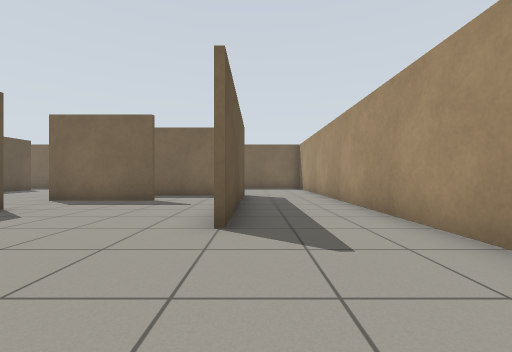
[1] (above)

12 first-person views from a walk through a Gazebo world. The camera is 0.72 m above the floor, looks level and sees 90° across. The floor is counted in squares, 1 m on a side. Each view is taken from the middle of a square. On the plan, view 1 faces up. The plan holds only what a view shows up to about 9 squares ahead; the rest is blank.

[2]
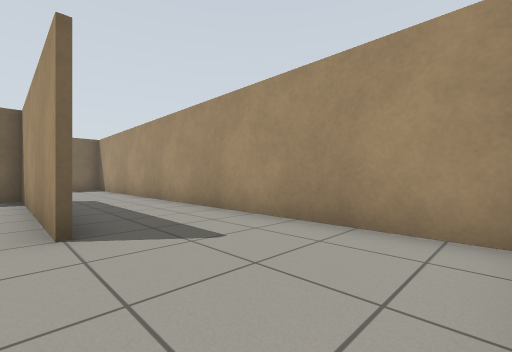

[3]
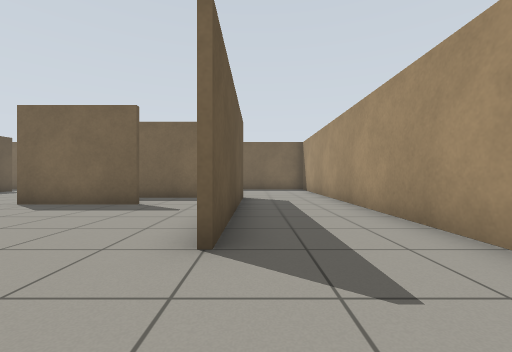

[4]
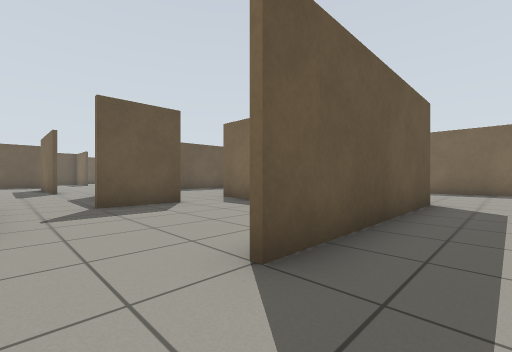

[5]
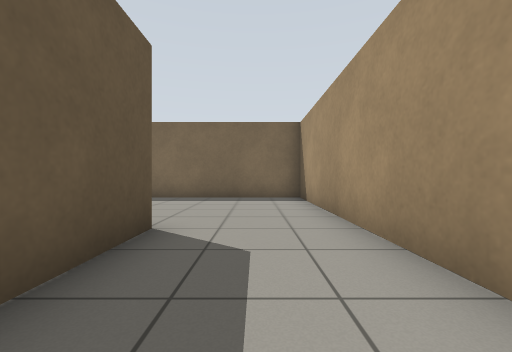

[6]
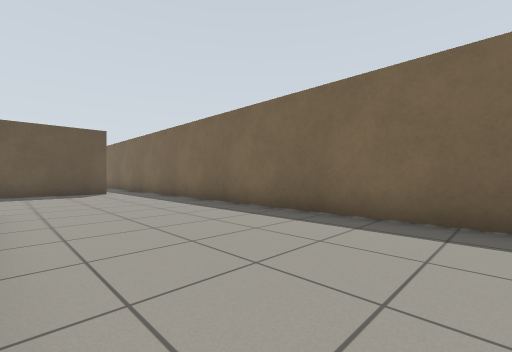

[7]
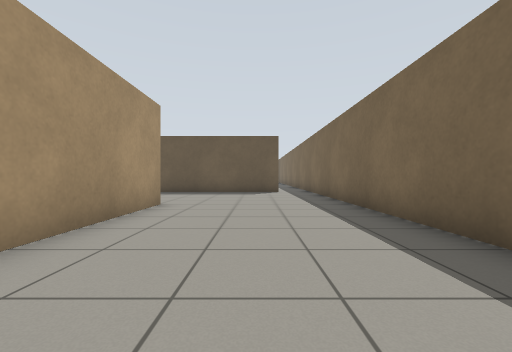

[8]
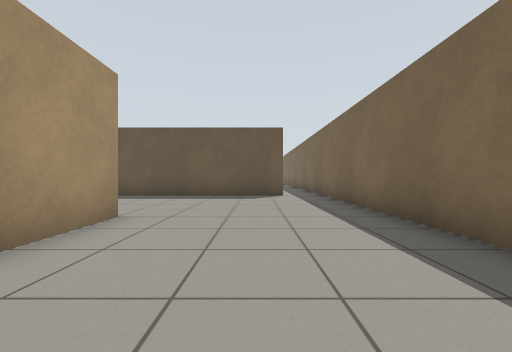

[9]
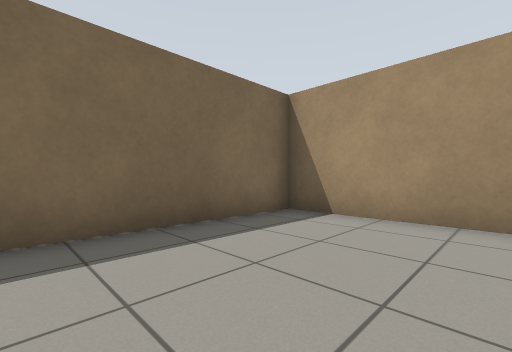

[10]
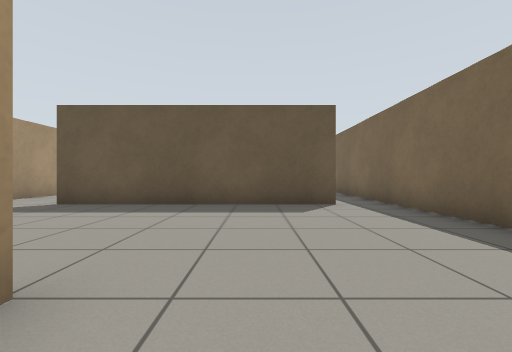

[11]
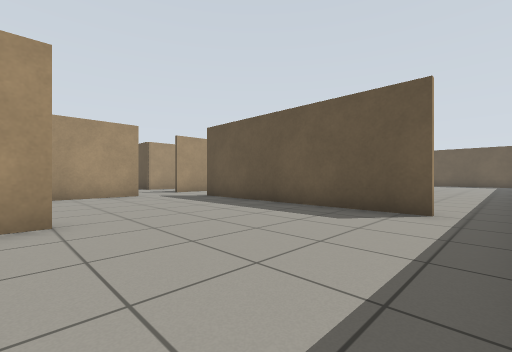

[12]
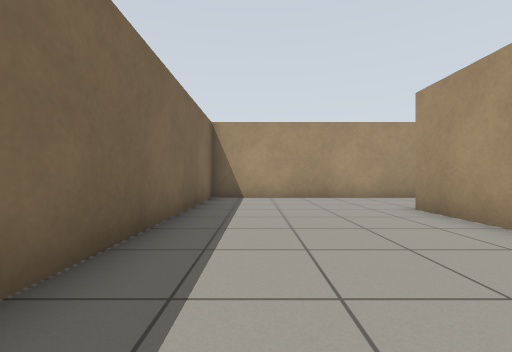

### Floor plan
Points are (right, up) in squares from view 1. A wall is a line through its corners. A room is listed if a view was taken in it or the views show most of it. See-through windows are left out.
Room 1 (views 1, 2, 3, 4, 5)
walls: (-0.6, 3.5) (-0.6, 7.4); (-2.9, 7.4) (-6, 7.4); (-5.4, 5.5) (-5.4, 3.5); (2.5, 0) (2.5, 10.5); (-0.4, 9.6) (-0.4, 3.5)
ways out: opening at (-5, 6) to room 2; opening at (-1.5, 7) to room 2; opening at (1.5, 9.5) to room 2; opening at (-5.5, 2.5)
Room 2 (views 6, 7, 8, 9, 10, 11, 12)
walls: (-6.5, 9.6) (-0.4, 9.6); (-0.6, 7.4) (-0.6, 9.4) (-3.9, 9.4); (-11.4, 13.1) (-11.4, 6); (2.5, 10.5) (2.5, 14.5) (-10.5, 14.5); (-9.4, 4.6) (-7, 4.6)
ways out: opening at (-5, 6) to room 1; opening at (-1.5, 7) to room 1; opening at (1.5, 9.5) to room 1; opening at (-11, 14)

Where each view was taken, in squares from view 1:
view 1: 0 up, 0 right, facing up
view 2: 0 up, 1 left, facing up-right
view 3: 1 up, 0 right, facing up
view 4: 2 up, 1 right, facing up-left
view 5: 6 up, 1 right, facing up
view 6: 10 up, 0 right, facing up-left
view 7: 12 up, 0 right, facing left
view 8: 12 up, 2 left, facing left
view 9: 11 up, 2 left, facing up-right
view 10: 11 up, 5 left, facing left
view 11: 14 up, 6 left, facing down-left
view 12: 13 up, 6 left, facing right
